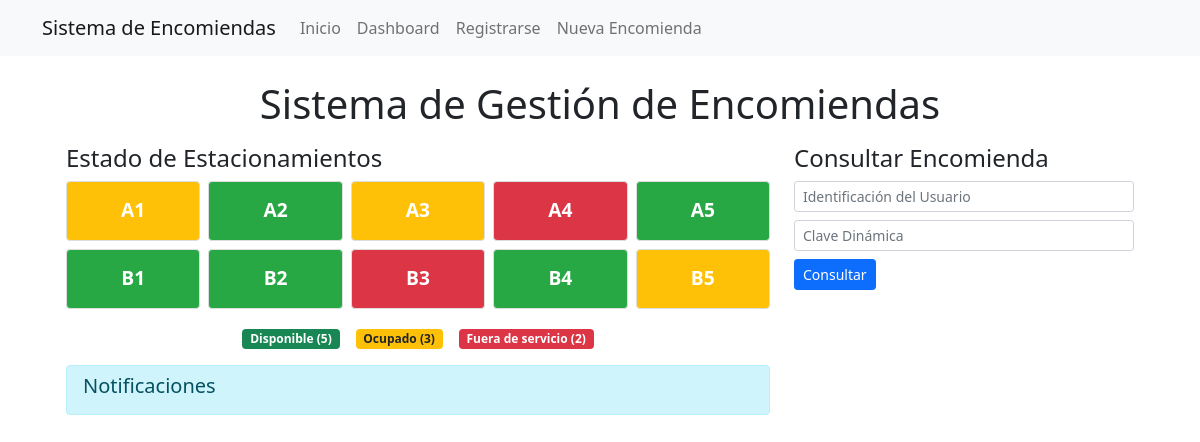
Before: / with the older database file.
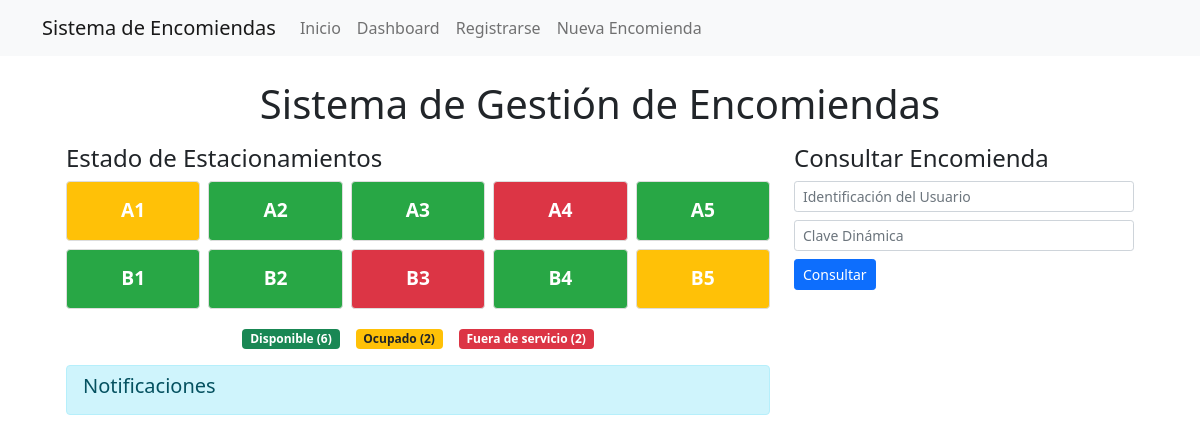
After: the same page with the newer database file.
### tables this page shows
CREATE TABLE garajes (
    id TEXT PRIMARY KEY,
    estado TEXT NOT NULL
);

### app.py (the view)
@app.route('/')
def index():
    conn = get_db_connection()
    estacionamientos = conn.execute('SELECT * FROM garajes').fetchall()
    conn.close()
    return render_template('index.html', estacionamientos=estacionamientos)

### app.py (called while the page is built)
def get_db_connection():
    conn = sqlite3.connect('database.db')
    conn.row_factory = sqlite3.Row
    return conn

### templates/index.html (shortened to what this page needs)
{% extends "base.html" %}
{% block content %}
<div class="container-fluid px-4">
    <h1 class="text-center my-3">Sistema de Gestión de Encomiendas</h1>
    <div class="row">
        <div class="col-md-8">
            <h2 class="h4 mb-2">Estado de Estacionamientos</h2>
            <div id="estacionamientos" class="row row-cols-5 g-2 mb-3">
                {% for estacionamiento in estacionamientos %}
                <div class="col">
                    <div class="estacionamiento {{ estacionamiento.estado }} p-2 text-center text-white">
                        {{ estacionamiento.id }}
                    </div>
                </div>
                {% endfor %}
            </div>
            <div class="d-flex justify-content-center mb-3">
                <div class="me-3">
                    <span class="badge bg-success">Disponible</span>
                </div>
                <div class="me-3">
                    <span class="badge bg-warning text-dark">Ocupado</span>
                </div>
                <div>
                    <span class="badge bg-danger">Fuera de servicio</span>
                </div>
            </div>
            <div id="notificaciones" class="alert alert-info py-2 px-3 mb-3">
                <h4 class="h5 mb-2">Notificaciones</h4>
            </div>
        </div>
        <div class="col-md-4">
            <h3 class="h4 mb-2">Consultar Encomienda</h3>
            <form id="consultaForm" class="mb-3">
                <div class="mb-2">
                    <input type="text" class="form-control form-control-sm" name="identificacion" placeholder="Identificación del Usuario" required>
                </div>
                <div class="mb-2">
                    <input type="text" class="form-control form-control-sm" name="clave_dinamica" placeholder="Clave Dinámica" required>
                </div>
                <button type="submit" class="btn btn-primary btn-sm">Consultar</button>
            </form>
        </div>
    </div>
</div>
{% endblock %}

### templates/base.html (shortened to what this page needs)
<!DOCTYPE html>
<html lang="es">
<head>
    <link href="https://cdn.jsdelivr.net/npm/bootstrap@5.1.3/dist/css/bootstrap.min.css" rel="stylesheet">
    <link rel="stylesheet" href="{{ url_for('static', filename='style.css') }}">
</head>
<body>
    <nav class="navbar navbar-expand-lg navbar-light bg-light">
        <div class="container">
            <a class="navbar-brand" href="{{ url_for('index') }}">Sistema de Encomiendas</a>
            <div class="collapse navbar-collapse" id="navbarNav">
                <ul class="navbar-nav">
                    <li class="nav-item"><a class="nav-link" href="{{ url_for('index') }}">Inicio</a></li>
                    <li class="nav-item"><a class="nav-link" href="{{ url_for('dashboard') }}">Dashboard</a></li>
                    <li class="nav-item"><a class="nav-link" href="{{ url_for('register') }}">Registrarse</a></li>
                    <li class="nav-item"><a class="nav-link" href="{{ url_for('encomienda') }}">Nueva Encomienda</a></li>
                </ul>
            </div>
        </div>
    </nav>
    <div class="container mt-4">
        {% block content %}{% endblock %}
    </div>
</body>
</html>

### static/style.css (style rules this page uses)
.estacionamiento { height: 60px; border-radius: 4px; border: 1px solid #ddd; cursor: pointer; font-size: 1.2em; font-weight: bold; display: flex; align-items: center; justify-content: center; }
.disponible { background-color: #28a745; color: white; }
.ocupado { background-color: #ffc107; color: black; }
.fuera_de_servicio { background-color: #dc3545; color: white; }

Changed rows visible on the page:
changed garajes "A3": estado "ocupado" → "disponible" (drawn)
Other visible differences:
text written by a page script: "Disponible (5)" → "Disponible (6)"
text written by a page script: "Ocupado (3)" → "Ocupado (2)"
